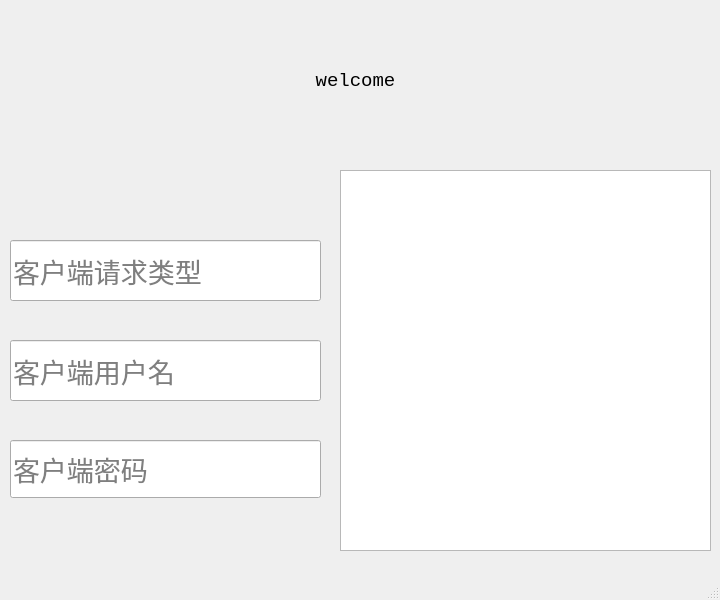
<?xml version="1.0" encoding="UTF-8"?>
<ui version="4.0">
 <class>MainWindow</class>
 <widget class="QMainWindow" name="MainWindow">
  <property name="geometry">
   <rect>
    <x>0</x>
    <y>0</y>
    <width>720</width>
    <height>600</height>
   </rect>
  </property>
  <property name="minimumSize">
   <size>
    <width>720</width>
    <height>600</height>
   </size>
  </property>
  <property name="maximumSize">
   <size>
    <width>720</width>
    <height>600</height>
   </size>
  </property>
  <property name="font">
   <font>
    <family>Consolas</family>
    <pointsize>27</pointsize>
   </font>
  </property>
  <property name="windowTitle">
   <string>MainWindow</string>
  </property>
  <widget class="QWidget" name="centralWidget">
   <widget class="QLabel" name="title">
    <property name="geometry">
     <rect>
      <x>10</x>
      <y>10</y>
      <width>691</width>
      <height>141</height>
     </rect>
    </property>
    <property name="font">
     <font>
      <family>Consolas</family>
      <pointsize>14</pointsize>
     </font>
    </property>
    <property name="layoutDirection">
     <enum>Qt::LeftToRight</enum>
    </property>
    <property name="text">
     <string>welcome</string>
    </property>
    <property name="alignment">
     <set>Qt::AlignCenter</set>
    </property>
   </widget>
   <widget class="QLineEdit" name="line_accountReceived">
    <property name="geometry">
     <rect>
      <x>10</x>
      <y>340</y>
      <width>311</width>
      <height>61</height>
     </rect>
    </property>
    <property name="font">
     <font>
      <pointsize>20</pointsize>
     </font>
    </property>
    <property name="focusPolicy">
     <enum>Qt::NoFocus</enum>
    </property>
    <property name="text">
     <string/>
    </property>
    <property name="placeholderText">
     <string notr="true">客户端用户名</string>
    </property>
   </widget>
   <widget class="QLineEdit" name="line_passwordReceived">
    <property name="geometry">
     <rect>
      <x>10</x>
      <y>440</y>
      <width>311</width>
      <height>58</height>
     </rect>
    </property>
    <property name="font">
     <font>
      <pointsize>20</pointsize>
     </font>
    </property>
    <property name="focusPolicy">
     <enum>Qt::NoFocus</enum>
    </property>
    <property name="placeholderText">
     <string>客户端密码</string>
    </property>
   </widget>
   <widget class="QLineEdit" name="line_typeReceived">
    <property name="geometry">
     <rect>
      <x>10</x>
      <y>240</y>
      <width>311</width>
      <height>61</height>
     </rect>
    </property>
    <property name="font">
     <font>
      <family>Consolas</family>
      <pointsize>20</pointsize>
     </font>
    </property>
    <property name="focusPolicy">
     <enum>Qt::NoFocus</enum>
    </property>
    <property name="toolTipDuration">
     <number>0</number>
    </property>
    <property name="placeholderText">
     <string>客户端请求类型</string>
    </property>
   </widget>
   <widget class="QTextBrowser" name="textBrowser">
    <property name="geometry">
     <rect>
      <x>340</x>
      <y>170</y>
      <width>371</width>
      <height>381</height>
     </rect>
    </property>
    <property name="font">
     <font>
      <pointsize>10</pointsize>
     </font>
    </property>
   </widget>
  </widget>
  <widget class="QStatusBar" name="statusBar"/>
 </widget>
 <layoutdefault spacing="6" margin="11"/>
 <resources/>
 <connections/>
</ui>
